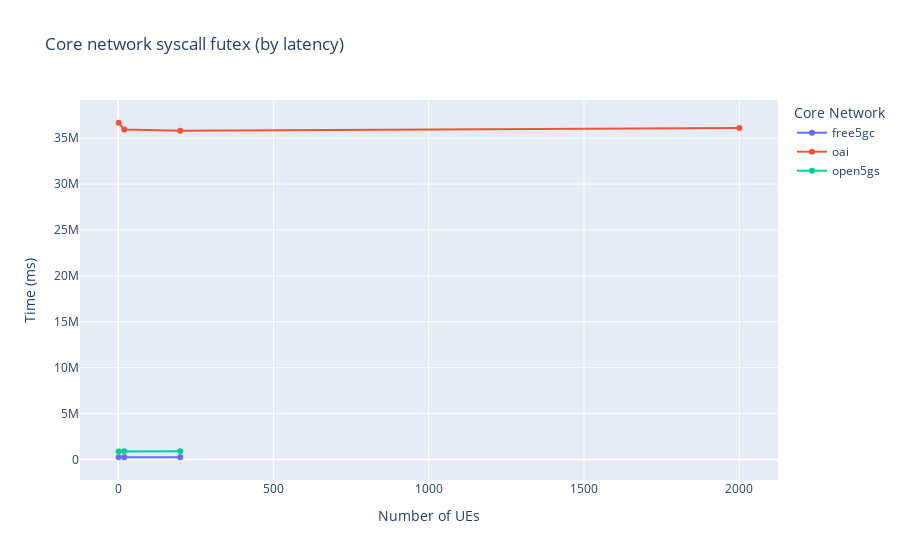
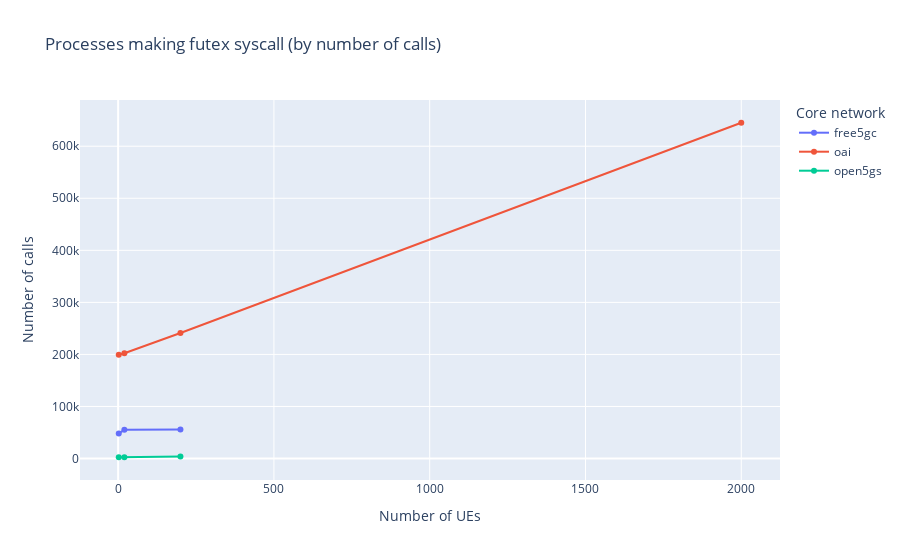
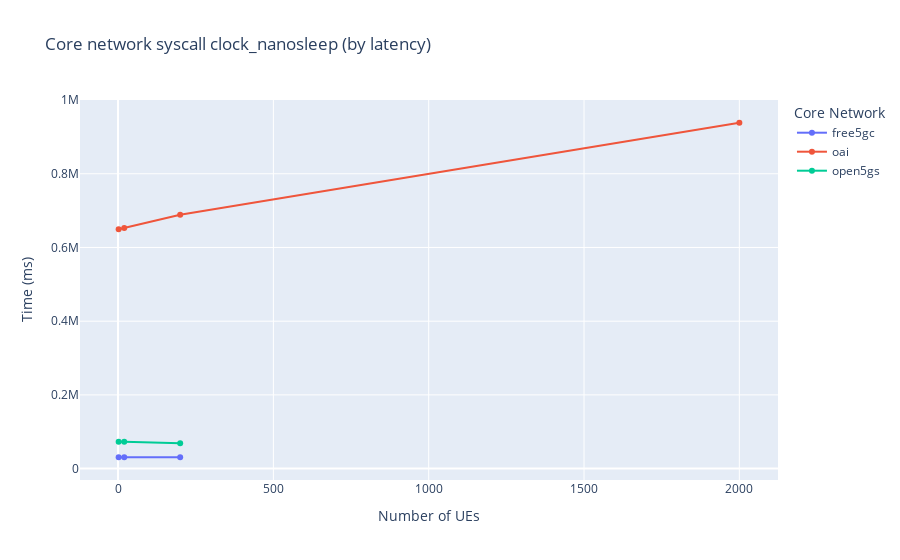
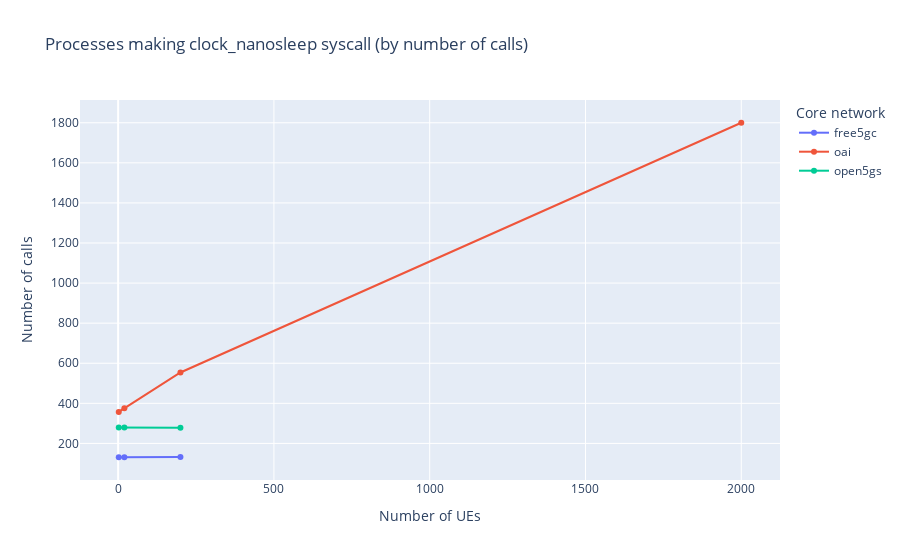

The notebook cell these images were saved under, in order:
### Code cell
""" For each of the syscalls, we plot for the core networks, the amount of times and occurances. This can tell us:
1. How the core network are architected to respond to load for different operations e.g., how their socket read logic is implemented
to work and how that responses to change in traffic load
2. Relative to other core network which syscalls it uses the most. For example this can tell us the syscall that has the most differentiating factor, 
e.g., if all syscalls are relatively the same and there is a huge difference for sched_yield, then it is likely the differentiating syscall or design

"""

syscalls = ['futex', 'clock_nanosleep', 'epoll_wait', 'poll', 'ppoll', 'recvmsg', 'recvfrom', 
            'sendto', 'read', 'select', 'sched_yield', 'write', 'nanosleep', 'epoll_pwait']

# syscalls = ['sched_yield']

top_n = 5
# Run for each syscall
for syscall in syscalls:
    sysprocess_df = spark.read.option("basePath", basePath).json(
    f"{basePath}/cn=*/ues=*/tool=sysprocess_{syscall}")

    # label_maxes = sysprocess_df.toPandas().groupby('comm')['time (ms)'].max().sort_values(ascending=False)

    # # Select the top n labels with the highest y-values
    # top_labels = label_maxes.head(top_n).index.tolist()

    # stats_df = sysprocess_df.toPandas()

    cn_df = sysprocess_df.toPandas().groupby(['cn', 'ues']).agg({ 'count': 'sum', 'time (ms)': 'sum' }).reset_index()

    sysprocess_fig = px.line(cn_df.sort_values('ues'),
                    x="ues", y="time (ms)", color="cn", 
                    hover_data=["count", "time (ms)"],
                    labels={
                        "ues": "Number of UEs",
                        "time (ms)": "Time (ms)",
                        "syscall": "System calls",
                        "count": "Number of calls",
                        "cn": "Core Network"
                    },
                    title=f'Core network syscall {syscall} (by latency)',
                    markers=True)
    # sysprocess_fig.update_traces(textinfo='value')
    sysprocess_fig.show()
    sysprocess_fig.write_image(f"images/sysprocess_{syscall}_fig_m2.medium.jpeg")
    with open(html_output_file, 'a') as f:
        f.write(f'<h2 id="{syscall}-syscall-processes"> Processes are making {syscall} syscalls with latency information </h2>')
        f.write('<p>  </p>') 
        f.write(sysprocess_fig.to_html(full_html=False, include_plotlyjs='cdn'))
    
    label_maxes = sysprocess_df.toPandas().groupby('comm')['count'].max().sort_values(ascending=False)

    # Select the top n labels with the highest y-values
    top_labels = label_maxes.head(top_n).index.tolist()

    stats_df = sysprocess_df.toPandas()

    sysprocess_count_fig = px.line(cn_df.sort_values('ues'),
                    x="ues", y="count", color="cn",
                    hover_data=["count", "time (ms)"],
                    labels={
                        "ues": "Number of UEs",
                        "time (ms)": "Time (ms)",
                        "syscall": "System calls",
                        "count": "Number of calls",
                        "cn": "Core network"
                    },
                    title=f'Processes making {syscall} syscall (by number of calls)',
                    markers=True)
    # sysprocess_count_fig.update_traces(textinfo='value')
    sysprocess_count_fig.show()
    sysprocess_count_fig.write_image(f"images/sysprocess_count_{syscall}_fig_m2.medium.jpeg")
    with open(html_output_file, 'a') as f:
        f.write(f'<h2 id="{syscall}-syscall-count-processes"> Processes are making {syscall} syscalls by number of calls</h2>')
        f.write('<p>  </p>') 
        f.write(sysprocess_count_fig.to_html(full_html=False, include_plotlyjs='cdn'))

### Figure 1 — Plotly figure (JSON) as saved in the notebook; plotly's stock layout.template omitted (floating-point values rounded to 4 significant figures)
{"data": [{"customdata": [[48024], [55120], [56020]], "hovertemplate": "Core Network=free5gc<br>Number of UEs=%{x}<br>Time (ms)=%{y}<br>Number of calls=%{customdata[0]}<extra></extra>", "legendgroup": "free5gc", "line": {"color": "#636efa", "dash": "solid"}, "marker": {"symbol": "circle"}, "mode": "markers+lines", "name": "free5gc", "orientation": "v", "showlegend": true, "type": "scatter", "x": [2, 20, 200], "xaxis": "x", "y": [244100.0, 252800.0, 246300.0], "yaxis": "y"}, {"customdata": [[199602], [202437], [241196], [645118]], "hovertemplate": "Core Network=oai<br>Number of UEs=%{x}<br>Time (ms)=%{y}<br>Number of calls=%{customdata[0]}<extra></extra>", "legendgroup": "oai", "line": {"color": "#EF553B", "dash": "solid"}, "marker": {"symbol": "circle"}, "mode": "markers+lines", "name": "oai", "orientation": "v", "showlegend": true, "type": "scatter", "x": [2, 20, 200, 2000], "xaxis": "x", "y": [36690000.0, 35950000.0, 35830000.0, 36100000.0], "yaxis": "y"}, {"customdata": [[2466], [2585], [3673]], "hovertemplate": "Core Network=open5gs<br>Number of UEs=%{x}<br>Time (ms)=%{y}<br>Number of calls=%{customdata[0]}<extra></extra>", "legendgroup": "open5gs", "line": {"color": "#00cc96", "dash": "solid"}, "marker": {"symbol": "circle"}, "mode": "markers+lines", "name": "open5gs", "orientation": "v", "showlegend": true, "type": "scatter", "x": [2, 20, 200], "xaxis": "x", "y": [883000.0, 884800.0, 885200.0], "yaxis": "y"}], "layout": {"legend": {"title": {"text": "Core Network"}, "tracegroupgap": 0}, "title": {"text": "Core network syscall futex (by latency)"}, "xaxis": {"anchor": "y", "domain": [0, 1], "title": {"text": "Number of UEs"}}, "yaxis": {"anchor": "x", "domain": [0, 1], "title": {"text": "Time (ms)"}}}}

### Figure 2 — Plotly figure (JSON) as saved in the notebook; plotly's stock layout.template omitted (floating-point values rounded to 4 significant figures)
{"data": [{"customdata": [[244100.0], [252800.0], [246300.0]], "hovertemplate": "Core network=free5gc<br>Number of UEs=%{x}<br>Number of calls=%{y}<br>Time (ms)=%{customdata[0]}<extra></extra>", "legendgroup": "free5gc", "line": {"color": "#636efa", "dash": "solid"}, "marker": {"symbol": "circle"}, "mode": "markers+lines", "name": "free5gc", "orientation": "v", "showlegend": true, "type": "scatter", "x": [2, 20, 200], "xaxis": "x", "y": [48024, 55120, 56020], "yaxis": "y"}, {"customdata": [[36690000.0], [35950000.0], [35830000.0], [36100000.0]], "hovertemplate": "Core network=oai<br>Number of UEs=%{x}<br>Number of calls=%{y}<br>Time (ms)=%{customdata[0]}<extra></extra>", "legendgroup": "oai", "line": {"color": "#EF553B", "dash": "solid"}, "marker": {"symbol": "circle"}, "mode": "markers+lines", "name": "oai", "orientation": "v", "showlegend": true, "type": "scatter", "x": [2, 20, 200, 2000], "xaxis": "x", "y": [199602, 202437, 241196, 645118], "yaxis": "y"}, {"customdata": [[883000.0], [884800.0], [885200.0]], "hovertemplate": "Core network=open5gs<br>Number of UEs=%{x}<br>Number of calls=%{y}<br>Time (ms)=%{customdata[0]}<extra></extra>", "legendgroup": "open5gs", "line": {"color": "#00cc96", "dash": "solid"}, "marker": {"symbol": "circle"}, "mode": "markers+lines", "name": "open5gs", "orientation": "v", "showlegend": true, "type": "scatter", "x": [2, 20, 200], "xaxis": "x", "y": [2466, 2585, 3673], "yaxis": "y"}], "layout": {"legend": {"title": {"text": "Core network"}, "tracegroupgap": 0}, "title": {"text": "Processes making futex syscall (by number of calls)"}, "xaxis": {"anchor": "y", "domain": [0, 1], "title": {"text": "Number of UEs"}}, "yaxis": {"anchor": "x", "domain": [0, 1], "title": {"text": "Number of calls"}}}}

### Figure 3 — Plotly figure (JSON) as saved in the notebook; plotly's stock layout.template omitted (floating-point values rounded to 4 significant figures)
{"data": [{"customdata": [[131], [131], [132]], "hovertemplate": "Core Network=free5gc<br>Number of UEs=%{x}<br>Time (ms)=%{y}<br>Number of calls=%{customdata[0]}<extra></extra>", "legendgroup": "free5gc", "line": {"color": "#636efa", "dash": "solid"}, "marker": {"symbol": "circle"}, "mode": "markers+lines", "name": "free5gc", "orientation": "v", "showlegend": true, "type": "scatter", "x": [2, 20, 200], "xaxis": "x", "y": [30820.0, 30820.0, 30920.0], "yaxis": "y"}, {"customdata": [[357], [375], [554], [1800]], "hovertemplate": "Core Network=oai<br>Number of UEs=%{x}<br>Time (ms)=%{y}<br>Number of calls=%{customdata[0]}<extra></extra>", "legendgroup": "oai", "line": {"color": "#EF553B", "dash": "solid"}, "marker": {"symbol": "circle"}, "mode": "markers+lines", "name": "oai", "orientation": "v", "showlegend": true, "type": "scatter", "x": [2, 20, 200, 2000], "xaxis": "x", "y": [649400.0, 653000.0, 689100.0, 938400.0], "yaxis": "y"}, {"customdata": [[279], [279], [278]], "hovertemplate": "Core Network=open5gs<br>Number of UEs=%{x}<br>Time (ms)=%{y}<br>Number of calls=%{customdata[0]}<extra></extra>", "legendgroup": "open5gs", "line": {"color": "#00cc96", "dash": "solid"}, "marker": {"symbol": "circle"}, "mode": "markers+lines", "name": "open5gs", "orientation": "v", "showlegend": true, "type": "scatter", "x": [2, 20, 200], "xaxis": "x", "y": [72960.0, 72960.0, 68960.0], "yaxis": "y"}], "layout": {"legend": {"title": {"text": "Core Network"}, "tracegroupgap": 0}, "title": {"text": "Core network syscall clock_nanosleep (by latency)"}, "xaxis": {"anchor": "y", "domain": [0, 1], "title": {"text": "Number of UEs"}}, "yaxis": {"anchor": "x", "domain": [0, 1], "title": {"text": "Time (ms)"}}}}

### Figure 4 — Plotly figure (JSON) as saved in the notebook; plotly's stock layout.template omitted (floating-point values rounded to 4 significant figures)
{"data": [{"customdata": [[30820.0], [30820.0], [30920.0]], "hovertemplate": "Core network=free5gc<br>Number of UEs=%{x}<br>Number of calls=%{y}<br>Time (ms)=%{customdata[0]}<extra></extra>", "legendgroup": "free5gc", "line": {"color": "#636efa", "dash": "solid"}, "marker": {"symbol": "circle"}, "mode": "markers+lines", "name": "free5gc", "orientation": "v", "showlegend": true, "type": "scatter", "x": [2, 20, 200], "xaxis": "x", "y": [131, 131, 132], "yaxis": "y"}, {"customdata": [[649400.0], [653000.0], [689100.0], [938400.0]], "hovertemplate": "Core network=oai<br>Number of UEs=%{x}<br>Number of calls=%{y}<br>Time (ms)=%{customdata[0]}<extra></extra>", "legendgroup": "oai", "line": {"color": "#EF553B", "dash": "solid"}, "marker": {"symbol": "circle"}, "mode": "markers+lines", "name": "oai", "orientation": "v", "showlegend": true, "type": "scatter", "x": [2, 20, 200, 2000], "xaxis": "x", "y": [357, 375, 554, 1800], "yaxis": "y"}, {"customdata": [[72960.0], [72960.0], [68960.0]], "hovertemplate": "Core network=open5gs<br>Number of UEs=%{x}<br>Number of calls=%{y}<br>Time (ms)=%{customdata[0]}<extra></extra>", "legendgroup": "open5gs", "line": {"color": "#00cc96", "dash": "solid"}, "marker": {"symbol": "circle"}, "mode": "markers+lines", "name": "open5gs", "orientation": "v", "showlegend": true, "type": "scatter", "x": [2, 20, 200], "xaxis": "x", "y": [279, 279, 278], "yaxis": "y"}], "layout": {"legend": {"title": {"text": "Core network"}, "tracegroupgap": 0}, "title": {"text": "Processes making clock_nanosleep syscall (by number of calls)"}, "xaxis": {"anchor": "y", "domain": [0, 1], "title": {"text": "Number of UEs"}}, "yaxis": {"anchor": "x", "domain": [0, 1], "title": {"text": "Number of calls"}}}}
